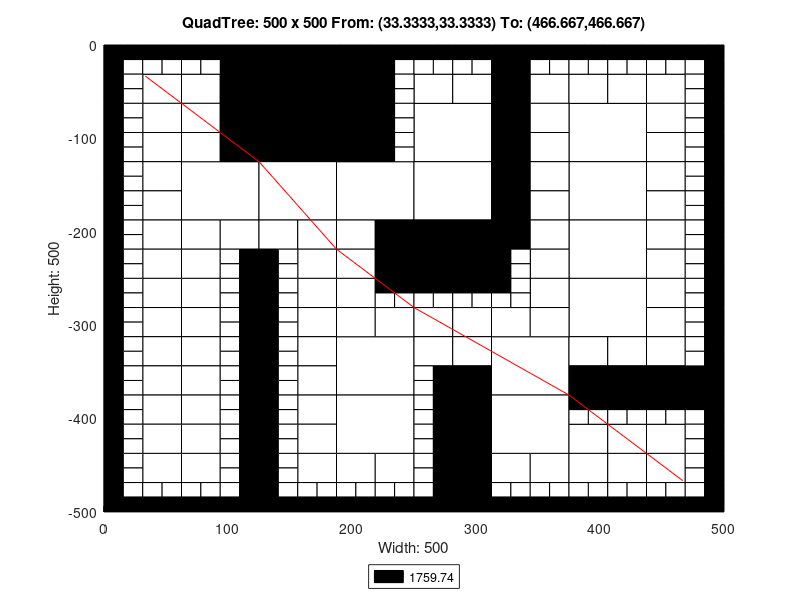

Here is the MATLAB script that generated this plot:
axis([0 500 -500 0]);
title('QuadTree: 500 x 500 From: (33.3333,33.3333) To: (466.667,466.667)');
xlabel('Width: 500');
ylabel('Height: 500');
rectangle('Position',[125 -62.5 62.5 62.5], 'FaceColor',[0 0 0]);
rectangle('Position',[125 -125 62.5 62.5], 'FaceColor',[0 0 0]);
rectangle('Position',[62.5 -187.5 62.5 62.5], 'FaceColor',[1 1 1]);
rectangle('Position',[125 -187.5 62.5 62.5], 'FaceColor',[1 1 1]);
rectangle('Position',[187.5 -187.5 62.5 62.5], 'FaceColor',[1 1 1]);
rectangle('Position',[250 -125 62.5 62.5], 'FaceColor',[1 1 1]);
rectangle('Position',[375 -125 62.5 62.5], 'FaceColor',[1 1 1]);
rectangle('Position',[250 -187.5 62.5 62.5], 'FaceColor',[1 1 1]);
rectangle('Position',[250 -250 62.5 62.5], 'FaceColor',[0 0 0]);
rectangle('Position',[375 -187.5 62.5 62.5], 'FaceColor',[1 1 1]);
rectangle('Position',[375 -250 62.5 62.5], 'FaceColor',[1 1 1]);
rectangle('Position',[187.5 -375 62.5 62.5], 'FaceColor',[1 1 1]);
rectangle('Position',[187.5 -437.5 62.5 62.5], 'FaceColor',[1 1 1]);
rectangle('Position',[312.5 -375 62.5 62.5], 'FaceColor',[1 1 1]);
rectangle('Position',[375 -312.5 62.5 62.5], 'FaceColor',[1 1 1]);
rectangle('Position',[312.5 -437.5 62.5 62.5], 'FaceColor',[1 1 1]);
rectangle('Position',[31.25 -62.5 31.25 31.25], 'FaceColor',[1 1 1]);
rectangle('Position',[93.75 -31.25 31.25 31.25], 'FaceColor',[0 0 0]);
rectangle('Position',[62.5 -62.5 31.25 31.25], 'FaceColor',[1 1 1]);
rectangle('Position',[93.75 -62.5 31.25 31.25], 'FaceColor',[0 0 0]);
rectangle('Position',[31.25 -93.75 31.25 31.25], 'FaceColor',[1 1 1]);
rectangle('Position',[31.25 -125 31.25 31.25], 'FaceColor',[1 1 1]);
rectangle('Position',[62.5 -93.75 31.25 31.25], 'FaceColor',[1 1 1]);
rectangle('Position',[93.75 -93.75 31.25 31.25], 'FaceColor',[0 0 0]);
rectangle('Position',[62.5 -125 31.25 31.25], 'FaceColor',[1 1 1]);
rectangle('Position',[93.75 -125 31.25 31.25], 'FaceColor',[0 0 0]);
rectangle('Position',[187.5 -31.25 31.25 31.25], 'FaceColor',[0 0 0]);
rectangle('Position',[187.5 -62.5 31.25 31.25], 'FaceColor',[0 0 0]);
rectangle('Position',[187.5 -93.75 31.25 31.25], 'FaceColor',[0 0 0]);
rectangle('Position',[187.5 -125 31.25 31.25], 'FaceColor',[0 0 0]);
rectangle('Position',[31.25 -156.25 31.25 31.25], 'FaceColor',[1 1 1]);
rectangle('Position',[31.25 -187.5 31.25 31.25], 'FaceColor',[1 1 1]);
rectangle('Position',[31.25 -218.75 31.25 31.25], 'FaceColor',[1 1 1]);
rectangle('Position',[31.25 -250 31.25 31.25], 'FaceColor',[1 1 1]);
rectangle('Position',[62.5 -218.75 31.25 31.25], 'FaceColor',[1 1 1]);
rectangle('Position',[93.75 -218.75 31.25 31.25], 'FaceColor',[1 1 1]);
rectangle('Position',[62.5 -250 31.25 31.25], 'FaceColor',[1 1 1]);
rectangle('Position',[125 -218.75 31.25 31.25], 'FaceColor',[1 1 1]);
rectangle('Position',[156.25 -218.75 31.25 31.25], 'FaceColor',[1 1 1]);
rectangle('Position',[156.25 -250 31.25 31.25], 'FaceColor',[1 1 1]);
rectangle('Position',[187.5 -218.75 31.25 31.25], 'FaceColor',[1 1 1]);
rectangle('Position',[218.75 -218.75 31.25 31.25], 'FaceColor',[0 0 0]);
rectangle('Position',[187.5 -250 31.25 31.25], 'FaceColor',[1 1 1]);
rectangle('Position',[218.75 -250 31.25 31.25], 'FaceColor',[0 0 0]);
rectangle('Position',[250 -62.5 31.25 31.25], 'FaceColor',[1 1 1]);
rectangle('Position',[281.25 -62.5 31.25 31.25], 'FaceColor',[1 1 1]);
rectangle('Position',[312.5 -31.25 31.25 31.25], 'FaceColor',[0 0 0]);
rectangle('Position',[312.5 -62.5 31.25 31.25], 'FaceColor',[0 0 0]);
rectangle('Position',[343.75 -62.5 31.25 31.25], 'FaceColor',[1 1 1]);
rectangle('Position',[312.5 -93.75 31.25 31.25], 'FaceColor',[0 0 0]);
rectangle('Position',[343.75 -93.75 31.25 31.25], 'FaceColor',[1 1 1]);
rectangle('Position',[312.5 -125 31.25 31.25], 'FaceColor',[0 0 0]);
rectangle('Position',[343.75 -125 31.25 31.25], 'FaceColor',[1 1 1]);
rectangle('Position',[375 -62.5 31.25 31.25], 'FaceColor',[1 1 1]);
rectangle('Position',[406.25 -62.5 31.25 31.25], 'FaceColor',[1 1 1]);
rectangle('Position',[437.5 -62.5 31.25 31.25], 'FaceColor',[1 1 1]);
rectangle('Position',[437.5 -93.75 31.25 31.25], 'FaceColor',[1 1 1]);
rectangle('Position',[437.5 -125 31.25 31.25], 'FaceColor',[1 1 1]);
rectangle('Position',[312.5 -156.25 31.25 31.25], 'FaceColor',[0 0 0]);
rectangle('Position',[343.75 -156.25 31.25 31.25], 'FaceColor',[1 1 1]);
rectangle('Position',[312.5 -187.5 31.25 31.25], 'FaceColor',[0 0 0]);
rectangle('Position',[343.75 -187.5 31.25 31.25], 'FaceColor',[1 1 1]);
rectangle('Position',[312.5 -218.75 31.25 31.25], 'FaceColor',[0 0 0]);
rectangle('Position',[343.75 -218.75 31.25 31.25], 'FaceColor',[1 1 1]);
rectangle('Position',[343.75 -250 31.25 31.25], 'FaceColor',[1 1 1]);
rectangle('Position',[437.5 -156.25 31.25 31.25], 'FaceColor',[1 1 1]);
rectangle('Position',[437.5 -187.5 31.25 31.25], 'FaceColor',[1 1 1]);
rectangle('Position',[437.5 -218.75 31.25 31.25], 'FaceColor',[1 1 1]);
rectangle('Position',[437.5 -250 31.25 31.25], 'FaceColor',[1 1 1]);
rectangle('Position',[31.25 -281.25 31.25 31.25], 'FaceColor',[1 1 1]);
rectangle('Position',[31.25 -312.5 31.25 31.25], 'FaceColor',[1 1 1]);
rectangle('Position',[62.5 -281.25 31.25 31.25], 'FaceColor',[1 1 1]);
rectangle('Position',[62.5 -312.5 31.25 31.25], 'FaceColor',[1 1 1]);
rectangle('Position',[31.25 -343.75 31.25 31.25], 'FaceColor',[1 1 1]);
rectangle('Position',[31.25 -375 31.25 31.25], 'FaceColor',[1 1 1]);
rectangle('Position',[62.5 -343.75 31.25 31.25], 'FaceColor',[1 1 1]);
rectangle('Position',[62.5 -375 31.25 31.25], 'FaceColor',[1 1 1]);
rectangle('Position',[156.25 -281.25 31.25 31.25], 'FaceColor',[1 1 1]);
rectangle('Position',[156.25 -312.5 31.25 31.25], 'FaceColor',[1 1 1]);
rectangle('Position',[187.5 -281.25 31.25 31.25], 'FaceColor',[1 1 1]);
rectangle('Position',[187.5 -312.5 31.25 31.25], 'FaceColor',[1 1 1]);
rectangle('Position',[218.75 -312.5 31.25 31.25], 'FaceColor',[1 1 1]);
rectangle('Position',[156.25 -343.75 31.25 31.25], 'FaceColor',[1 1 1]);
rectangle('Position',[156.25 -375 31.25 31.25], 'FaceColor',[1 1 1]);
rectangle('Position',[31.25 -406.25 31.25 31.25], 'FaceColor',[1 1 1]);
rectangle('Position',[31.25 -437.5 31.25 31.25], 'FaceColor',[1 1 1]);
rectangle('Position',[62.5 -406.25 31.25 31.25], 'FaceColor',[1 1 1]);
rectangle('Position',[62.5 -437.5 31.25 31.25], 'FaceColor',[1 1 1]);
rectangle('Position',[31.25 -468.75 31.25 31.25], 'FaceColor',[1 1 1]);
rectangle('Position',[62.5 -468.75 31.25 31.25], 'FaceColor',[1 1 1]);
rectangle('Position',[156.25 -406.25 31.25 31.25], 'FaceColor',[1 1 1]);
rectangle('Position',[156.25 -437.5 31.25 31.25], 'FaceColor',[1 1 1]);
rectangle('Position',[156.25 -468.75 31.25 31.25], 'FaceColor',[1 1 1]);
rectangle('Position',[187.5 -468.75 31.25 31.25], 'FaceColor',[1 1 1]);
rectangle('Position',[218.75 -468.75 31.25 31.25], 'FaceColor',[1 1 1]);
rectangle('Position',[250 -312.5 31.25 31.25], 'FaceColor',[1 1 1]);
rectangle('Position',[281.25 -312.5 31.25 31.25], 'FaceColor',[1 1 1]);
rectangle('Position',[343.75 -281.25 31.25 31.25], 'FaceColor',[1 1 1]);
rectangle('Position',[312.5 -312.5 31.25 31.25], 'FaceColor',[1 1 1]);
rectangle('Position',[343.75 -312.5 31.25 31.25], 'FaceColor',[1 1 1]);
rectangle('Position',[250 -343.75 31.25 31.25], 'FaceColor',[1 1 1]);
rectangle('Position',[281.25 -343.75 31.25 31.25], 'FaceColor',[1 1 1]);
rectangle('Position',[281.25 -375 31.25 31.25], 'FaceColor',[0 0 0]);
rectangle('Position',[437.5 -281.25 31.25 31.25], 'FaceColor',[1 1 1]);
rectangle('Position',[437.5 -312.5 31.25 31.25], 'FaceColor',[1 1 1]);
rectangle('Position',[375 -343.75 31.25 31.25], 'FaceColor',[1 1 1]);
rectangle('Position',[406.25 -343.75 31.25 31.25], 'FaceColor',[1 1 1]);
rectangle('Position',[375 -375 31.25 31.25], 'FaceColor',[0 0 0]);
rectangle('Position',[406.25 -375 31.25 31.25], 'FaceColor',[0 0 0]);
rectangle('Position',[437.5 -343.75 31.25 31.25], 'FaceColor',[1 1 1]);
rectangle('Position',[437.5 -375 31.25 31.25], 'FaceColor',[0 0 0]);
rectangle('Position',[468.75 -375 31.25 31.25], 'FaceColor',[0 0 0]);
rectangle('Position',[281.25 -406.25 31.25 31.25], 'FaceColor',[0 0 0]);
rectangle('Position',[281.25 -437.5 31.25 31.25], 'FaceColor',[0 0 0]);
rectangle('Position',[281.25 -468.75 31.25 31.25], 'FaceColor',[0 0 0]);
rectangle('Position',[281.25 -500 31.25 31.25], 'FaceColor',[0 0 0]);
rectangle('Position',[312.5 -468.75 31.25 31.25], 'FaceColor',[1 1 1]);
rectangle('Position',[343.75 -468.75 31.25 31.25], 'FaceColor',[1 1 1]);
rectangle('Position',[375 -437.5 31.25 31.25], 'FaceColor',[1 1 1]);
rectangle('Position',[406.25 -437.5 31.25 31.25], 'FaceColor',[1 1 1]);
rectangle('Position',[437.5 -437.5 31.25 31.25], 'FaceColor',[1 1 1]);
rectangle('Position',[375 -468.75 31.25 31.25], 'FaceColor',[1 1 1]);
rectangle('Position',[406.25 -468.75 31.25 31.25], 'FaceColor',[1 1 1]);
rectangle('Position',[437.5 -468.75 31.25 31.25], 'FaceColor',[1 1 1]);
rectangle('Position',[0 -15.625 15.625 15.625], 'FaceColor',[0 0 0]);
rectangle('Position',[15.625 -15.625 15.625 15.625], 'FaceColor',[0 0 0]);
rectangle('Position',[0 -31.25 15.625 15.625], 'FaceColor',[0 0 0]);
rectangle('Position',[15.625 -31.25 15.625 15.625], 'FaceColor',[1 1 1]);
rectangle('Position',[31.25 -15.625 15.625 15.625], 'FaceColor',[0 0 0]);
rectangle('Position',[46.875 -15.625 15.625 15.625], 'FaceColor',[0 0 0]);
rectangle('Position',[31.25 -31.25 15.625 15.625], 'FaceColor',[1 1 1]);
rectangle('Position',[46.875 -31.25 15.625 15.625], 'FaceColor',[1 1 1]);
rectangle('Position',[0 -46.875 15.625 15.625], 'FaceColor',[0 0 0]);
rectangle('Position',[15.625 -46.875 15.625 15.625], 'FaceColor',[1 1 1]);
rectangle('Position',[0 -62.5 15.625 15.625], 'FaceColor',[0 0 0]);
rectangle('Position',[15.625 -62.5 15.625 15.625], 'FaceColor',[1 1 1]);
rectangle('Position',[62.5 -15.625 15.625 15.625], 'FaceColor',[0 0 0]);
rectangle('Position',[78.125 -15.625 15.625 15.625], 'FaceColor',[0 0 0]);
rectangle('Position',[62.5 -31.25 15.625 15.625], 'FaceColor',[1 1 1]);
rectangle('Position',[78.125 -31.25 15.625 15.625], 'FaceColor',[1 1 1]);
rectangle('Position',[0 -78.125 15.625 15.625], 'FaceColor',[0 0 0]);
rectangle('Position',[15.625 -78.125 15.625 15.625], 'FaceColor',[1 1 1]);
rectangle('Position',[0 -93.75 15.625 15.625], 'FaceColor',[0 0 0]);
rectangle('Position',[15.625 -93.75 15.625 15.625], 'FaceColor',[1 1 1]);
rectangle('Position',[0 -109.375 15.625 15.625], 'FaceColor',[0 0 0]);
rectangle('Position',[15.625 -109.375 15.625 15.625], 'FaceColor',[1 1 1]);
rectangle('Position',[0 -125 15.625 15.625], 'FaceColor',[0 0 0]);
rectangle('Position',[15.625 -125 15.625 15.625], 'FaceColor',[1 1 1]);
rectangle('Position',[218.75 -15.625 15.625 15.625], 'FaceColor',[0 0 0]);
rectangle('Position',[234.375 -15.625 15.625 15.625], 'FaceColor',[0 0 0]);
rectangle('Position',[218.75 -31.25 15.625 15.625], 'FaceColor',[0 0 0]);
rectangle('Position',[234.375 -31.25 15.625 15.625], 'FaceColor',[1 1 1]);
rectangle('Position',[218.75 -46.875 15.625 15.625], 'FaceColor',[0 0 0]);
rectangle('Position',[234.375 -46.875 15.625 15.625], 'FaceColor',[1 1 1]);
rectangle('Position',[218.75 -62.5 15.625 15.625], 'FaceColor',[0 0 0]);
rectangle('Position',[234.375 -62.5 15.625 15.625], 'FaceColor',[1 1 1]);
rectangle('Position',[218.75 -78.125 15.625 15.625], 'FaceColor',[0 0 0]);
rectangle('Position',[234.375 -78.125 15.625 15.625], 'FaceColor',[1 1 1]);
rectangle('Position',[218.75 -93.75 15.625 15.625], 'FaceColor',[0 0 0]);
rectangle('Position',[234.375 -93.75 15.625 15.625], 'FaceColor',[1 1 1]);
rectangle('Position',[218.75 -109.375 15.625 15.625], 'FaceColor',[0 0 0]);
rectangle('Position',[234.375 -109.375 15.625 15.625], 'FaceColor',[1 1 1]);
rectangle('Position',[218.75 -125 15.625 15.625], 'FaceColor',[0 0 0]);
rectangle('Position',[234.375 -125 15.625 15.625], 'FaceColor',[1 1 1]);
rectangle('Position',[0 -140.625 15.625 15.625], 'FaceColor',[0 0 0]);
rectangle('Position',[15.625 -140.625 15.625 15.625], 'FaceColor',[1 1 1]);
rectangle('Position',[0 -156.25 15.625 15.625], 'FaceColor',[0 0 0]);
rectangle('Position',[15.625 -156.25 15.625 15.625], 'FaceColor',[1 1 1]);
rectangle('Position',[0 -171.875 15.625 15.625], 'FaceColor',[0 0 0]);
rectangle('Position',[15.625 -171.875 15.625 15.625], 'FaceColor',[1 1 1]);
rectangle('Position',[0 -187.5 15.625 15.625], 'FaceColor',[0 0 0]);
rectangle('Position',[15.625 -187.5 15.625 15.625], 'FaceColor',[1 1 1]);
rectangle('Position',[0 -203.125 15.625 15.625], 'FaceColor',[0 0 0]);
rectangle('Position',[15.625 -203.125 15.625 15.625], 'FaceColor',[1 1 1]);
rectangle('Position',[0 -218.75 15.625 15.625], 'FaceColor',[0 0 0]);
rectangle('Position',[15.625 -218.75 15.625 15.625], 'FaceColor',[1 1 1]);
rectangle('Position',[0 -234.375 15.625 15.625], 'FaceColor',[0 0 0]);
rectangle('Position',[15.625 -234.375 15.625 15.625], 'FaceColor',[1 1 1]);
rectangle('Position',[0 -250 15.625 15.625], 'FaceColor',[0 0 0]);
rectangle('Position',[15.625 -250 15.625 15.625], 'FaceColor',[1 1 1]);
rectangle('Position',[93.75 -234.375 15.625 15.625], 'FaceColor',[1 1 1]);
rectangle('Position',[109.375 -234.375 15.625 15.625], 'FaceColor',[0 0 0]);
rectangle('Position',[93.75 -250 15.625 15.625], 'FaceColor',[1 1 1]);
rectangle('Position',[109.375 -250 15.625 15.625], 'FaceColor',[0 0 0]);
rectangle('Position',[125 -234.375 15.625 15.625], 'FaceColor',[0 0 0]);
rectangle('Position',[140.625 -234.375 15.625 15.625], 'FaceColor',[1 1 1]);
rectangle('Position',[125 -250 15.625 15.625], 'FaceColor',[0 0 0]);
rectangle('Position',[140.625 -250 15.625 15.625], 'FaceColor',[1 1 1]);
rectangle('Position',[250 -15.625 15.625 15.625], 'FaceColor',[0 0 0]);
rectangle('Position',[265.625 -15.625 15.625 15.625], 'FaceColor',[0 0 0]);
rectangle('Position',[250 -31.25 15.625 15.625], 'FaceColor',[1 1 1]);
rectangle('Position',[265.625 -31.25 15.625 15.625], 'FaceColor',[1 1 1]);
rectangle('Position',[281.25 -15.625 15.625 15.625], 'FaceColor',[0 0 0]);
rectangle('Position',[296.875 -15.625 15.625 15.625], 'FaceColor',[0 0 0]);
rectangle('Position',[281.25 -31.25 15.625 15.625], 'FaceColor',[1 1 1]);
rectangle('Position',[296.875 -31.25 15.625 15.625], 'FaceColor',[1 1 1]);
rectangle('Position',[343.75 -15.625 15.625 15.625], 'FaceColor',[0 0 0]);
rectangle('Position',[359.375 -15.625 15.625 15.625], 'FaceColor',[0 0 0]);
rectangle('Position',[343.75 -31.25 15.625 15.625], 'FaceColor',[1 1 1]);
rectangle('Position',[359.375 -31.25 15.625 15.625], 'FaceColor',[1 1 1]);
rectangle('Position',[375 -15.625 15.625 15.625], 'FaceColor',[0 0 0]);
rectangle('Position',[390.625 -15.625 15.625 15.625], 'FaceColor',[0 0 0]);
rectangle('Position',[375 -31.25 15.625 15.625], 'FaceColor',[1 1 1]);
rectangle('Position',[390.625 -31.25 15.625 15.625], 'FaceColor',[1 1 1]);
rectangle('Position',[406.25 -15.625 15.625 15.625], 'FaceColor',[0 0 0]);
rectangle('Position',[421.875 -15.625 15.625 15.625], 'FaceColor',[0 0 0]);
rectangle('Position',[406.25 -31.25 15.625 15.625], 'FaceColor',[1 1 1]);
rectangle('Position',[421.875 -31.25 15.625 15.625], 'FaceColor',[1 1 1]);
rectangle('Position',[437.5 -15.625 15.625 15.625], 'FaceColor',[0 0 0]);
rectangle('Position',[453.125 -15.625 15.625 15.625], 'FaceColor',[0 0 0]);
rectangle('Position',[437.5 -31.25 15.625 15.625], 'FaceColor',[1 1 1]);
rectangle('Position',[453.125 -31.25 15.625 15.625], 'FaceColor',[1 1 1]);
rectangle('Position',[468.75 -15.625 15.625 15.625], 'FaceColor',[0 0 0]);
rectangle('Position',[484.375 -15.625 15.625 15.625], 'FaceColor',[0 0 0]);
rectangle('Position',[468.75 -31.25 15.625 15.625], 'FaceColor',[1 1 1]);
rectangle('Position',[484.375 -31.25 15.625 15.625], 'FaceColor',[0 0 0]);
rectangle('Position',[468.75 -46.875 15.625 15.625], 'FaceColor',[1 1 1]);
rectangle('Position',[484.375 -46.875 15.625 15.625], 'FaceColor',[0 0 0]);
rectangle('Position',[468.75 -62.5 15.625 15.625], 'FaceColor',[1 1 1]);
rectangle('Position',[484.375 -62.5 15.625 15.625], 'FaceColor',[0 0 0]);
rectangle('Position',[468.75 -78.125 15.625 15.625], 'FaceColor',[1 1 1]);
rectangle('Position',[484.375 -78.125 15.625 15.625], 'FaceColor',[0 0 0]);
rectangle('Position',[468.75 -93.75 15.625 15.625], 'FaceColor',[1 1 1]);
rectangle('Position',[484.375 -93.75 15.625 15.625], 'FaceColor',[0 0 0]);
rectangle('Position',[468.75 -109.375 15.625 15.625], 'FaceColor',[1 1 1]);
rectangle('Position',[484.375 -109.375 15.625 15.625], 'FaceColor',[0 0 0]);
rectangle('Position',[468.75 -125 15.625 15.625], 'FaceColor',[1 1 1]);
rectangle('Position',[484.375 -125 15.625 15.625], 'FaceColor',[0 0 0]);
rectangle('Position',[312.5 -234.375 15.625 15.625], 'FaceColor',[0 0 0]);
rectangle('Position',[328.125 -234.375 15.625 15.625], 'FaceColor',[1 1 1]);
rectangle('Position',[312.5 -250 15.625 15.625], 'FaceColor',[0 0 0]);
rectangle('Position',[328.125 -250 15.625 15.625], 'FaceColor',[1 1 1]);
rectangle('Position',[468.75 -140.625 15.625 15.625], 'FaceColor',[1 1 1]);
rectangle('Position',[484.375 -140.625 15.625 15.625], 'FaceColor',[0 0 0]);
rectangle('Position',[468.75 -156.25 15.625 15.625], 'FaceColor',[1 1 1]);
rectangle('Position',[484.375 -156.25 15.625 15.625], 'FaceColor',[0 0 0]);
rectangle('Position',[468.75 -171.875 15.625 15.625], 'FaceColor',[1 1 1]);
rectangle('Position',[484.375 -171.875 15.625 15.625], 'FaceColor',[0 0 0]);
rectangle('Position',[468.75 -187.5 15.625 15.625], 'FaceColor',[1 1 1]);
rectangle('Position',[484.375 -187.5 15.625 15.625], 'FaceColor',[0 0 0]);
rectangle('Position',[468.75 -203.125 15.625 15.625], 'FaceColor',[1 1 1]);
rectangle('Position',[484.375 -203.125 15.625 15.625], 'FaceColor',[0 0 0]);
rectangle('Position',[468.75 -218.75 15.625 15.625], 'FaceColor',[1 1 1]);
rectangle('Position',[484.375 -218.75 15.625 15.625], 'FaceColor',[0 0 0]);
rectangle('Position',[468.75 -234.375 15.625 15.625], 'FaceColor',[1 1 1]);
rectangle('Position',[484.375 -234.375 15.625 15.625], 'FaceColor',[0 0 0]);
rectangle('Position',[468.75 -250 15.625 15.625], 'FaceColor',[1 1 1]);
rectangle('Position',[484.375 -250 15.625 15.625], 'FaceColor',[0 0 0]);
rectangle('Position',[0 -265.625 15.625 15.625], 'FaceColor',[0 0 0]);
rectangle('Position',[15.625 -265.625 15.625 15.625], 'FaceColor',[1 1 1]);
rectangle('Position',[0 -281.25 15.625 15.625], 'FaceColor',[0 0 0]);
rectangle('Position',[15.625 -281.25 15.625 15.625], 'FaceColor',[1 1 1]);
rectangle('Position',[0 -296.875 15.625 15.625], 'FaceColor',[0 0 0]);
rectangle('Position',[15.625 -296.875 15.625 15.625], 'FaceColor',[1 1 1]);
rectangle('Position',[0 -312.5 15.625 15.625], 'FaceColor',[0 0 0]);
rectangle('Position',[15.625 -312.5 15.625 15.625], 'FaceColor',[1 1 1]);
rectangle('Position',[93.75 -265.625 15.625 15.625], 'FaceColor',[1 1 1]);
rectangle('Position',[109.375 -265.625 15.625 15.625], 'FaceColor',[0 0 0]);
rectangle('Position',[93.75 -281.25 15.625 15.625], 'FaceColor',[1 1 1]);
rectangle('Position',[109.375 -281.25 15.625 15.625], 'FaceColor',[0 0 0]);
rectangle('Position',[93.75 -296.875 15.625 15.625], 'FaceColor',[1 1 1]);
rectangle('Position',[109.375 -296.875 15.625 15.625], 'FaceColor',[0 0 0]);
rectangle('Position',[93.75 -312.5 15.625 15.625], 'FaceColor',[1 1 1]);
rectangle('Position',[109.375 -312.5 15.625 15.625], 'FaceColor',[0 0 0]);
rectangle('Position',[0 -328.125 15.625 15.625], 'FaceColor',[0 0 0]);
rectangle('Position',[15.625 -328.125 15.625 15.625], 'FaceColor',[1 1 1]);
rectangle('Position',[0 -343.75 15.625 15.625], 'FaceColor',[0 0 0]);
rectangle('Position',[15.625 -343.75 15.625 15.625], 'FaceColor',[1 1 1]);
rectangle('Position',[0 -359.375 15.625 15.625], 'FaceColor',[0 0 0]);
rectangle('Position',[15.625 -359.375 15.625 15.625], 'FaceColor',[1 1 1]);
rectangle('Position',[0 -375 15.625 15.625], 'FaceColor',[0 0 0]);
rectangle('Position',[15.625 -375 15.625 15.625], 'FaceColor',[1 1 1]);
rectangle('Position',[93.75 -328.125 15.625 15.625], 'FaceColor',[1 1 1]);
rectangle('Position',[109.375 -328.125 15.625 15.625], 'FaceColor',[0 0 0]);
rectangle('Position',[93.75 -343.75 15.625 15.625], 'FaceColor',[1 1 1]);
rectangle('Position',[109.375 -343.75 15.625 15.625], 'FaceColor',[0 0 0]);
rectangle('Position',[93.75 -359.375 15.625 15.625], 'FaceColor',[1 1 1]);
rectangle('Position',[109.375 -359.375 15.625 15.625], 'FaceColor',[0 0 0]);
rectangle('Position',[93.75 -375 15.625 15.625], 'FaceColor',[1 1 1]);
rectangle('Position',[109.375 -375 15.625 15.625], 'FaceColor',[0 0 0]);
rectangle('Position',[125 -265.625 15.625 15.625], 'FaceColor',[0 0 0]);
rectangle('Position',[140.625 -265.625 15.625 15.625], 'FaceColor',[1 1 1]);
rectangle('Position',[125 -281.25 15.625 15.625], 'FaceColor',[0 0 0]);
rectangle('Position',[140.625 -281.25 15.625 15.625], 'FaceColor',[1 1 1]);
rectangle('Position',[125 -296.875 15.625 15.625], 'FaceColor',[0 0 0]);
rectangle('Position',[140.625 -296.875 15.625 15.625], 'FaceColor',[1 1 1]);
rectangle('Position',[125 -312.5 15.625 15.625], 'FaceColor',[0 0 0]);
rectangle('Position',[140.625 -312.5 15.625 15.625], 'FaceColor',[1 1 1]);
rectangle('Position',[218.75 -265.625 15.625 15.625], 'FaceColor',[0 0 0]);
rectangle('Position',[234.375 -265.625 15.625 15.625], 'FaceColor',[0 0 0]);
rectangle('Position',[218.75 -281.25 15.625 15.625], 'FaceColor',[1 1 1]);
rectangle('Position',[234.375 -281.25 15.625 15.625], 'FaceColor',[1 1 1]);
rectangle('Position',[125 -328.125 15.625 15.625], 'FaceColor',[0 0 0]);
rectangle('Position',[140.625 -328.125 15.625 15.625], 'FaceColor',[1 1 1]);
rectangle('Position',[125 -343.75 15.625 15.625], 'FaceColor',[0 0 0]);
rectangle('Position',[140.625 -343.75 15.625 15.625], 'FaceColor',[1 1 1]);
rectangle('Position',[125 -359.375 15.625 15.625], 'FaceColor',[0 0 0]);
rectangle('Position',[140.625 -359.375 15.625 15.625], 'FaceColor',[1 1 1]);
rectangle('Position',[125 -375 15.625 15.625], 'FaceColor',[0 0 0]);
rectangle('Position',[140.625 -375 15.625 15.625], 'FaceColor',[1 1 1]);
rectangle('Position',[0 -390.625 15.625 15.625], 'FaceColor',[0 0 0]);
rectangle('Position',[15.625 -390.625 15.625 15.625], 'FaceColor',[1 1 1]);
rectangle('Position',[0 -406.25 15.625 15.625], 'FaceColor',[0 0 0]);
rectangle('Position',[15.625 -406.25 15.625 15.625], 'FaceColor',[1 1 1]);
rectangle('Position',[0 -421.875 15.625 15.625], 'FaceColor',[0 0 0]);
rectangle('Position',[15.625 -421.875 15.625 15.625], 'FaceColor',[1 1 1]);
rectangle('Position',[0 -437.5 15.625 15.625], 'FaceColor',[0 0 0]);
rectangle('Position',[15.625 -437.5 15.625 15.625], 'FaceColor',[1 1 1]);
rectangle('Position',[93.75 -390.625 15.625 15.625], 'FaceColor',[1 1 1]);
rectangle('Position',[109.375 -390.625 15.625 15.625], 'FaceColor',[0 0 0]);
rectangle('Position',[93.75 -406.25 15.625 15.625], 'FaceColor',[1 1 1]);
rectangle('Position',[109.375 -406.25 15.625 15.625], 'FaceColor',[0 0 0]);
rectangle('Position',[93.75 -421.875 15.625 15.625], 'FaceColor',[1 1 1]);
rectangle('Position',[109.375 -421.875 15.625 15.625], 'FaceColor',[0 0 0]);
rectangle('Position',[93.75 -437.5 15.625 15.625], 'FaceColor',[1 1 1]);
rectangle('Position',[109.375 -437.5 15.625 15.625], 'FaceColor',[0 0 0]);
rectangle('Position',[0 -453.125 15.625 15.625], 'FaceColor',[0 0 0]);
rectangle('Position',[15.625 -453.125 15.625 15.625], 'FaceColor',[1 1 1]);
rectangle('Position',[0 -468.75 15.625 15.625], 'FaceColor',[0 0 0]);
rectangle('Position',[15.625 -468.75 15.625 15.625], 'FaceColor',[1 1 1]);
rectangle('Position',[0 -484.375 15.625 15.625], 'FaceColor',[0 0 0]);
rectangle('Position',[15.625 -484.375 15.625 15.625], 'FaceColor',[1 1 1]);
rectangle('Position',[0 -500 15.625 15.625], 'FaceColor',[0 0 0]);
rectangle('Position',[15.625 -500 15.625 15.625], 'FaceColor',[0 0 0]);
rectangle('Position',[31.25 -484.375 15.625 15.625], 'FaceColor',[1 1 1]);
rectangle('Position',[46.875 -484.375 15.625 15.625], 'FaceColor',[1 1 1]);
rectangle('Position',[31.25 -500 15.625 15.625], 'FaceColor',[0 0 0]);
rectangle('Position',[46.875 -500 15.625 15.625], 'FaceColor',[0 0 0]);
rectangle('Position',[93.75 -453.125 15.625 15.625], 'FaceColor',[1 1 1]);
rectangle('Position',[109.375 -453.125 15.625 15.625], 'FaceColor',[0 0 0]);
rectangle('Position',[93.75 -468.75 15.625 15.625], 'FaceColor',[1 1 1]);
rectangle('Position',[109.375 -468.75 15.625 15.625], 'FaceColor',[0 0 0]);
rectangle('Position',[62.5 -484.375 15.625 15.625], 'FaceColor',[1 1 1]);
rectangle('Position',[78.125 -484.375 15.625 15.625], 'FaceColor',[1 1 1]);
rectangle('Position',[62.5 -500 15.625 15.625], 'FaceColor',[0 0 0]);
rectangle('Position',[78.125 -500 15.625 15.625], 'FaceColor',[0 0 0]);
rectangle('Position',[93.75 -484.375 15.625 15.625], 'FaceColor',[1 1 1]);
rectangle('Position',[109.375 -484.375 15.625 15.625], 'FaceColor',[0 0 0]);
rectangle('Position',[93.75 -500 15.625 15.625], 'FaceColor',[0 0 0]);
rectangle('Position',[109.375 -500 15.625 15.625], 'FaceColor',[0 0 0]);
rectangle('Position',[125 -390.625 15.625 15.625], 'FaceColor',[0 0 0]);
rectangle('Position',[140.625 -390.625 15.625 15.625], 'FaceColor',[1 1 1]);
rectangle('Position',[125 -406.25 15.625 15.625], 'FaceColor',[0 0 0]);
rectangle('Position',[140.625 -406.25 15.625 15.625], 'FaceColor',[1 1 1]);
rectangle('Position',[125 -421.875 15.625 15.625], 'FaceColor',[0 0 0]);
rectangle('Position',[140.625 -421.875 15.625 15.625], 'FaceColor',[1 1 1]);
rectangle('Position',[125 -437.5 15.625 15.625], 'FaceColor',[0 0 0]);
rectangle('Position',[140.625 -437.5 15.625 15.625], 'FaceColor',[1 1 1]);
rectangle('Position',[125 -453.125 15.625 15.625], 'FaceColor',[0 0 0]);
rectangle('Position',[140.625 -453.125 15.625 15.625], 'FaceColor',[1 1 1]);
rectangle('Position',[125 -468.75 15.625 15.625], 'FaceColor',[0 0 0]);
rectangle('Position',[140.625 -468.75 15.625 15.625], 'FaceColor',[1 1 1]);
rectangle('Position',[125 -484.375 15.625 15.625], 'FaceColor',[0 0 0]);
rectangle('Position',[140.625 -484.375 15.625 15.625], 'FaceColor',[1 1 1]);
rectangle('Position',[125 -500 15.625 15.625], 'FaceColor',[0 0 0]);
rectangle('Position',[140.625 -500 15.625 15.625], 'FaceColor',[0 0 0]);
rectangle('Position',[156.25 -484.375 15.625 15.625], 'FaceColor',[1 1 1]);
rectangle('Position',[171.875 -484.375 15.625 15.625], 'FaceColor',[1 1 1]);
rectangle('Position',[156.25 -500 15.625 15.625], 'FaceColor',[0 0 0]);
rectangle('Position',[171.875 -500 15.625 15.625], 'FaceColor',[0 0 0]);
rectangle('Position',[187.5 -484.375 15.625 15.625], 'FaceColor',[1 1 1]);
rectangle('Position',[203.125 -484.375 15.625 15.625], 'FaceColor',[1 1 1]);
rectangle('Position',[187.5 -500 15.625 15.625], 'FaceColor',[0 0 0]);
rectangle('Position',[203.125 -500 15.625 15.625], 'FaceColor',[0 0 0]);
rectangle('Position',[218.75 -484.375 15.625 15.625], 'FaceColor',[1 1 1]);
rectangle('Position',[234.375 -484.375 15.625 15.625], 'FaceColor',[1 1 1]);
rectangle('Position',[218.75 -500 15.625 15.625], 'FaceColor',[0 0 0]);
rectangle('Position',[234.375 -500 15.625 15.625], 'FaceColor',[0 0 0]);
rectangle('Position',[250 -265.625 15.625 15.625], 'FaceColor',[0 0 0]);
rectangle('Position',[265.625 -265.625 15.625 15.625], 'FaceColor',[0 0 0]);
rectangle('Position',[250 -281.25 15.625 15.625], 'FaceColor',[1 1 1]);
rectangle('Position',[265.625 -281.25 15.625 15.625], 'FaceColor',[1 1 1]);
rectangle('Position',[281.25 -265.625 15.625 15.625], 'FaceColor',[0 0 0]);
rectangle('Position',[296.875 -265.625 15.625 15.625], 'FaceColor',[0 0 0]);
rectangle('Position',[281.25 -281.25 15.625 15.625], 'FaceColor',[1 1 1]);
rectangle('Position',[296.875 -281.25 15.625 15.625], 'FaceColor',[1 1 1]);
rectangle('Position',[312.5 -265.625 15.625 15.625], 'FaceColor',[0 0 0]);
rectangle('Position',[328.125 -265.625 15.625 15.625], 'FaceColor',[1 1 1]);
rectangle('Position',[312.5 -281.25 15.625 15.625], 'FaceColor',[1 1 1]);
rectangle('Position',[328.125 -281.25 15.625 15.625], 'FaceColor',[1 1 1]);
rectangle('Position',[250 -359.375 15.625 15.625], 'FaceColor',[1 1 1]);
rectangle('Position',[265.625 -359.375 15.625 15.625], 'FaceColor',[0 0 0]);
rectangle('Position',[250 -375 15.625 15.625], 'FaceColor',[1 1 1]);
rectangle('Position',[265.625 -375 15.625 15.625], 'FaceColor',[0 0 0]);
rectangle('Position',[468.75 -265.625 15.625 15.625], 'FaceColor',[1 1 1]);
rectangle('Position',[484.375 -265.625 15.625 15.625], 'FaceColor',[0 0 0]);
rectangle('Position',[468.75 -281.25 15.625 15.625], 'FaceColor',[1 1 1]);
rectangle('Position',[484.375 -281.25 15.625 15.625], 'FaceColor',[0 0 0]);
rectangle('Position',[468.75 -296.875 15.625 15.625], 'FaceColor',[1 1 1]);
rectangle('Position',[484.375 -296.875 15.625 15.625], 'FaceColor',[0 0 0]);
rectangle('Position',[468.75 -312.5 15.625 15.625], 'FaceColor',[1 1 1]);
rectangle('Position',[484.375 -312.5 15.625 15.625], 'FaceColor',[0 0 0]);
rectangle('Position',[468.75 -328.125 15.625 15.625], 'FaceColor',[1 1 1]);
rectangle('Position',[484.375 -328.125 15.625 15.625], 'FaceColor',[0 0 0]);
rectangle('Position',[468.75 -343.75 15.625 15.625], 'FaceColor',[1 1 1]);
rectangle('Position',[484.375 -343.75 15.625 15.625], 'FaceColor',[0 0 0]);
rectangle('Position',[250 -390.625 15.625 15.625], 'FaceColor',[1 1 1]);
rectangle('Position',[265.625 -390.625 15.625 15.625], 'FaceColor',[0 0 0]);
rectangle('Position',[250 -406.25 15.625 15.625], 'FaceColor',[1 1 1]);
rectangle('Position',[265.625 -406.25 15.625 15.625], 'FaceColor',[0 0 0]);
rectangle('Position',[250 -421.875 15.625 15.625], 'FaceColor',[1 1 1]);
rectangle('Position',[265.625 -421.875 15.625 15.625], 'FaceColor',[0 0 0]);
rectangle('Position',[250 -437.5 15.625 15.625], 'FaceColor',[1 1 1]);
rectangle('Position',[265.625 -437.5 15.625 15.625], 'FaceColor',[0 0 0]);
rectangle('Position',[250 -453.125 15.625 15.625], 'FaceColor',[1 1 1]);
rectangle('Position',[265.625 -453.125 15.625 15.625], 'FaceColor',[0 0 0]);
rectangle('Position',[250 -468.75 15.625 15.625], 'FaceColor',[1 1 1]);
rectangle('Position',[265.625 -468.75 15.625 15.625], 'FaceColor',[0 0 0]);
rectangle('Position',[250 -484.375 15.625 15.625], 'FaceColor',[1 1 1]);
rectangle('Position',[265.625 -484.375 15.625 15.625], 'FaceColor',[0 0 0]);
rectangle('Position',[250 -500 15.625 15.625], 'FaceColor',[0 0 0]);
rectangle('Position',[265.625 -500 15.625 15.625], 'FaceColor',[0 0 0]);
rectangle('Position',[312.5 -484.375 15.625 15.625], 'FaceColor',[1 1 1]);
rectangle('Position',[328.125 -484.375 15.625 15.625], 'FaceColor',[1 1 1]);
rectangle('Position',[312.5 -500 15.625 15.625], 'FaceColor',[0 0 0]);
rectangle('Position',[328.125 -500 15.625 15.625], 'FaceColor',[0 0 0]);
rectangle('Position',[343.75 -484.375 15.625 15.625], 'FaceColor',[1 1 1]);
rectangle('Position',[359.375 -484.375 15.625 15.625], 'FaceColor',[1 1 1]);
rectangle('Position',[343.75 -500 15.625 15.625], 'FaceColor',[0 0 0]);
rectangle('Position',[359.375 -500 15.625 15.625], 'FaceColor',[0 0 0]);
rectangle('Position',[375 -390.625 15.625 15.625], 'FaceColor',[0 0 0]);
rectangle('Position',[390.625 -390.625 15.625 15.625], 'FaceColor',[0 0 0]);
rectangle('Position',[375 -406.25 15.625 15.625], 'FaceColor',[1 1 1]);
rectangle('Position',[390.625 -406.25 15.625 15.625], 'FaceColor',[1 1 1]);
rectangle('Position',[406.25 -390.625 15.625 15.625], 'FaceColor',[0 0 0]);
rectangle('Position',[421.875 -390.625 15.625 15.625], 'FaceColor',[0 0 0]);
rectangle('Position',[406.25 -406.25 15.625 15.625], 'FaceColor',[1 1 1]);
rectangle('Position',[421.875 -406.25 15.625 15.625], 'FaceColor',[1 1 1]);
rectangle('Position',[437.5 -390.625 15.625 15.625], 'FaceColor',[0 0 0]);
rectangle('Position',[453.125 -390.625 15.625 15.625], 'FaceColor',[0 0 0]);
rectangle('Position',[437.5 -406.25 15.625 15.625], 'FaceColor',[1 1 1]);
rectangle('Position',[453.125 -406.25 15.625 15.625], 'FaceColor',[1 1 1]);
rectangle('Position',[468.75 -390.625 15.625 15.625], 'FaceColor',[0 0 0]);
rectangle('Position',[484.375 -390.625 15.625 15.625], 'FaceColor',[0 0 0]);
rectangle('Position',[468.75 -406.25 15.625 15.625], 'FaceColor',[1 1 1]);
rectangle('Position',[484.375 -406.25 15.625 15.625], 'FaceColor',[0 0 0]);
rectangle('Position',[468.75 -421.875 15.625 15.625], 'FaceColor',[1 1 1]);
rectangle('Position',[484.375 -421.875 15.625 15.625], 'FaceColor',[0 0 0]);
rectangle('Position',[468.75 -437.5 15.625 15.625], 'FaceColor',[1 1 1]);
rectangle('Position',[484.375 -437.5 15.625 15.625], 'FaceColor',[0 0 0]);
rectangle('Position',[375 -484.375 15.625 15.625], 'FaceColor',[1 1 1]);
rectangle('Position',[390.625 -484.375 15.625 15.625], 'FaceColor',[1 1 1]);
rectangle('Position',[375 -500 15.625 15.625], 'FaceColor',[0 0 0]);
rectangle('Position',[390.625 -500 15.625 15.625], 'FaceColor',[0 0 0]);
rectangle('Position',[406.25 -484.375 15.625 15.625], 'FaceColor',[1 1 1]);
rectangle('Position',[421.875 -484.375 15.625 15.625], 'FaceColor',[1 1 1]);
rectangle('Position',[406.25 -500 15.625 15.625], 'FaceColor',[0 0 0]);
rectangle('Position',[421.875 -500 15.625 15.625], 'FaceColor',[0 0 0]);
rectangle('Position',[468.75 -453.125 15.625 15.625], 'FaceColor',[1 1 1]);
rectangle('Position',[484.375 -453.125 15.625 15.625], 'FaceColor',[0 0 0]);
rectangle('Position',[468.75 -468.75 15.625 15.625], 'FaceColor',[1 1 1]);
rectangle('Position',[484.375 -468.75 15.625 15.625], 'FaceColor',[0 0 0]);
rectangle('Position',[437.5 -484.375 15.625 15.625], 'FaceColor',[1 1 1]);
rectangle('Position',[453.125 -484.375 15.625 15.625], 'FaceColor',[1 1 1]);
rectangle('Position',[437.5 -500 15.625 15.625], 'FaceColor',[0 0 0]);
rectangle('Position',[453.125 -500 15.625 15.625], 'FaceColor',[0 0 0]);
rectangle('Position',[468.75 -484.375 15.625 15.625], 'FaceColor',[1 1 1]);
rectangle('Position',[484.375 -484.375 15.625 15.625], 'FaceColor',[0 0 0]);
rectangle('Position',[468.75 -500 15.625 15.625], 'FaceColor',[0 0 0]);
rectangle('Position',[484.375 -500 15.625 15.625], 'FaceColor',[0 0 0]);
X=[466.667,466.667,406.25,390.625,390.625,375,375,250,250,234.375,234.375,218.75,187.5,187.5,125,125,93.75,62.5,62.5,33.3333];
Y=[-466.667,-466.667,-406.25,-390.625,-390.625,-375,-375,-281.25,-281.25,-265.625,-265.625,-250,-218.75,-218.75,-125,-125,-93.75,-62.5,-62.5,-33.3333];
hold on;
plot(X,Y,'r');
legend('1759.74','Location','southoutside');
